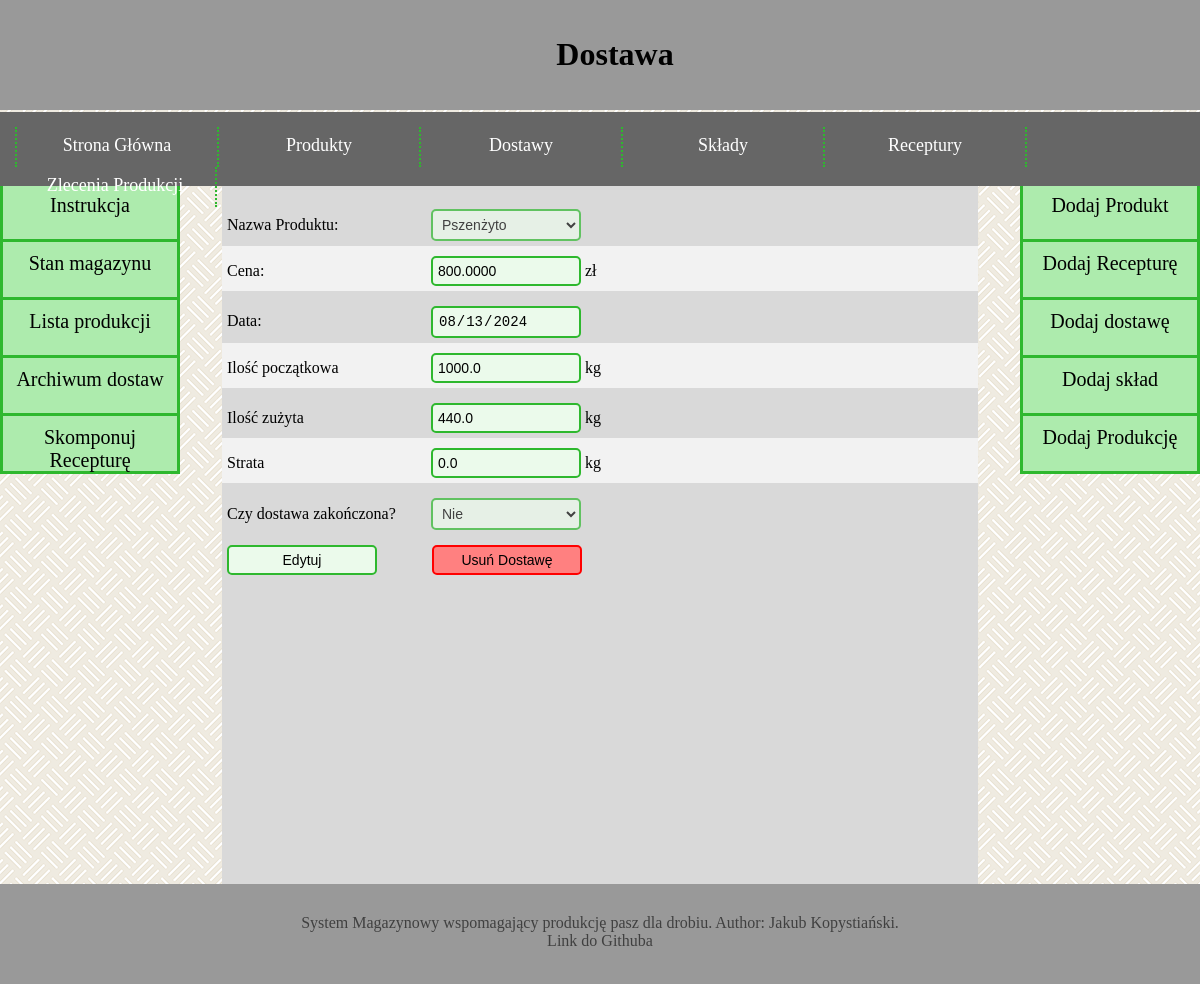
The app's page /warehouse/delivery/11/ with its own data.
### warehouse/models.py (models this page shows, shortened)
class Delivery(models.Model):
    product = models.ForeignKey(Product, models.CASCADE)
    price = models.DecimalField(max_digits=19, decimal_places=4)
    date = models.DateField(default=timezone.now)
    initial_quantity = models.FloatField()
    used_quantity = models.FloatField()
    waste = models.FloatField()
    is_finished = models.BooleanField()

class Product(models.Model):
    product_name = models.CharField(max_length=1024)
    wilgotnosc = models.DecimalField(max_digits=3, decimal_places=1, default=12, validators=PERCENTAGE_VALIDATOR)
    energia_metaboliczna = models.FloatField()
    bialko_ogolne = models.DecimalField(max_digits=3, decimal_places=1, default=12, validators=PERCENTAGE_VALIDATOR)
    lizyna = models.FloatField()
    metionina = models.FloatField()
    cystyna = models.FloatField()
    treonina = models.FloatField()
    tryptofan = models.FloatField()
    arginina = models.FloatField()
    walina = models.FloatField()
    izoleucyna = models.FloatField()
    wapn = models.FloatField(default=0)
    fosfor_przyswajalny = models.FloatField()
    sod = models.FloatField()
    kwas_linolowy = models.FloatField()

### warehouse/views.py (the view, shortened to what this page needs)
# urls.py: path("delivery/<int:delivery_id>/", views.delivery, name="widok dostawy"),
def delivery(request, delivery_id):
    latest_deliveries_list      = Delivery.objects.all()
    latest_products_list        = Product.objects.all()
    latest_compositions_list    = Composition.objects.all()
    latest_productions_list     = Production.objects.all()
    latest_recipes_list         = Recipe.objects.all()
    readonly = True
    if Delivery.objects.filter(pk=delivery_id).exists():
        delivery = Delivery.objects.get(pk = delivery_id)
    else:
        delivery = False
    context = {
        "latest_deliveries_list": latest_deliveries_list,
        "latest_products_list": latest_products_list,
        "latest_compositions_list": latest_compositions_list,
        "latest_productions_list": latest_productions_list,
        "latest_recipes_list": latest_recipes_list,
        "delivery": delivery,
        "newly_created" : False,
        "readonly" : readonly,
    }
    return render(request, "warehouse/delivery.html", context)

### warehouse/templates/warehouse/delivery.html (shortened to what this page needs)
{% extends "base.html" %}
{% block title %}Dostawa{% endblock %}
{% block content %}
  {% if delivery %}
  <div>
    <form method="POST">
      <div class="control1">
        <label for="product">Nazwa Produktu:</label>
        <select id="product" name="product" {% if readonly %} disabled {% endif %}>
          {% for prod in latest_products_list %}
          <option value={{prod.pk}} {% if prod.pk == delivery.product.pk %} selected {% endif %}>{{prod.product_name}}</option>
          {% endfor %}
        </select>
      </div>
      <div class="control2">
        <label for="price">Cena:</label>
        <input type="number" id="price" name="price" min="0,00" step="0.01" value={{delivery.price}} {% if readonly %} readonly {% endif %}>
        zł
      </div>
      <div class="control1">
        <label for="date">Data:</label>
        <input type="date" id="date" name="date" value="{{delivery.date|date:'Y-m-d'}}" {% if readonly %} readonly {% endif %}>
      </div>
      <div class="control2">
        <label for="initial_quantity">Ilość początkowa</label>
        <input type="number" id="initial_quantity" name="initial_quantity"  step="0.1" value={{delivery.initial_quantity}} {% if readonly %} readonly {% endif %}>
        kg
      </div>
      <div class="control1">
        <label for="used_quantity">Ilość zużyta</label>
        <input type="number" id="used_quantity" name="used_quantity"  step="0.1" value={{delivery.used_quantity}} {% if readonly %} readonly {% endif %}>
        kg
      </div>
      <div class="control2">
        <label for="waste">Strata</label>
        <input type="number" id="waste" name="waste"  step="0.1" value={{delivery.waste}} {% if readonly %} readonly {% endif %}>
        kg
      </div>
      <div class="control1">
        <label for="is_finished">Czy dostawa zakończona?</label>
        <select name="is_finished" {% if readonly %} disabled {% endif %}>
          <option value="False" {% if delivery.is_finished == False %} selected {% endif %}>Nie</option>
        </select>
      </div>
    </form>
  </div>
  {% if readonly %}
  <form method="POST">
    <input class="green_button" type="submit" name="edit" value="Edytuj"/>
  </form>
  <div style="width: 50px; height: 10px; float: left;"></div>
  <form method="POST">
    <input class="red_button" type="submit" name="delete" value="Usuń Dostawę"/>
  </form>
  {% endif %}
  {% else %}
  <div id="failed">Dostawa nie istnieje</div>
  {% endif %}
{% endblock %}

### warehouse/static/warehouse/style.css (style rules this page uses)
:root { --gray_1: #f2f2f2; --gray_2: #d9d9d9; --gray_3: #bfbfbf; --gray_4: #999999; --gray_5: #666666; --gray_6: #404040; --gray_7: #262626; --green_1: #ebfaeb; --green_2: #adebad; --green_3: #85e085; --green_4: #5cd65c; --green_5: #33cc33; --green_6: #2eb82e; --green_7: #248f24; --green_8: #1f7a1f; --green_9: #145214; --red_1: #ff8080; --red_2: #ff0000; }
body { background-image: url("tlo.png"); color: white; margin: 0; }
input[type=number], input[type=date], input[type=text] { width: 150px; background-color: var(--green_1); color: black; border: 2px solid var(--green_6); border-radius: 5px; font-size: 14px; padding: 5px; box-sizing: border-box; outline: none; margin-top: 10px; }
.control2 { background-color: var(--gray_1); padding: 0px 0px 5px 5px ; }
.control1 > label, .control2 > label { display: inline-block; width: 200px; }
.control1 { padding: 5px 0px 5px 5px ; }
.control1 > select, .control2 > select { width: 150px; background-color: var(--green_1); color: black; border: 2px solid var(--green_6); border-radius: 5px; font-size: 14px; padding: 5px; box-sizing: border-box; margin-top: 10px; }
.red_button { background-color: var(--red_1); border: 2px solid var(--red_2); border-radius: 5px; float: left; margin-left: 5px; margin-bottom: 5px; width: 150px; color: black; font-size: 14px; padding: 5px; box-sizing: border-box; outline: none; margin-top: 10px; }
.green_button { background-color: var(--green_1); border: 2px solid var(--green_6); border-radius: 5px; margin-left: 5px; margin-bottom: 5px; float: left; margin-left: 5px; margin-bottom: 5px; width: 150px; color: black; font-size: 14px; padding: 5px; box-sizing: border-box; outline: none; margin-top: 10px; }

### records on screen
Delivery: product "Pszenżyto", price "800.0000", date "08/13/2024", initial_quantity "1000.0", used_quantity "440.0", waste "0.0", is_finished "Nie"
